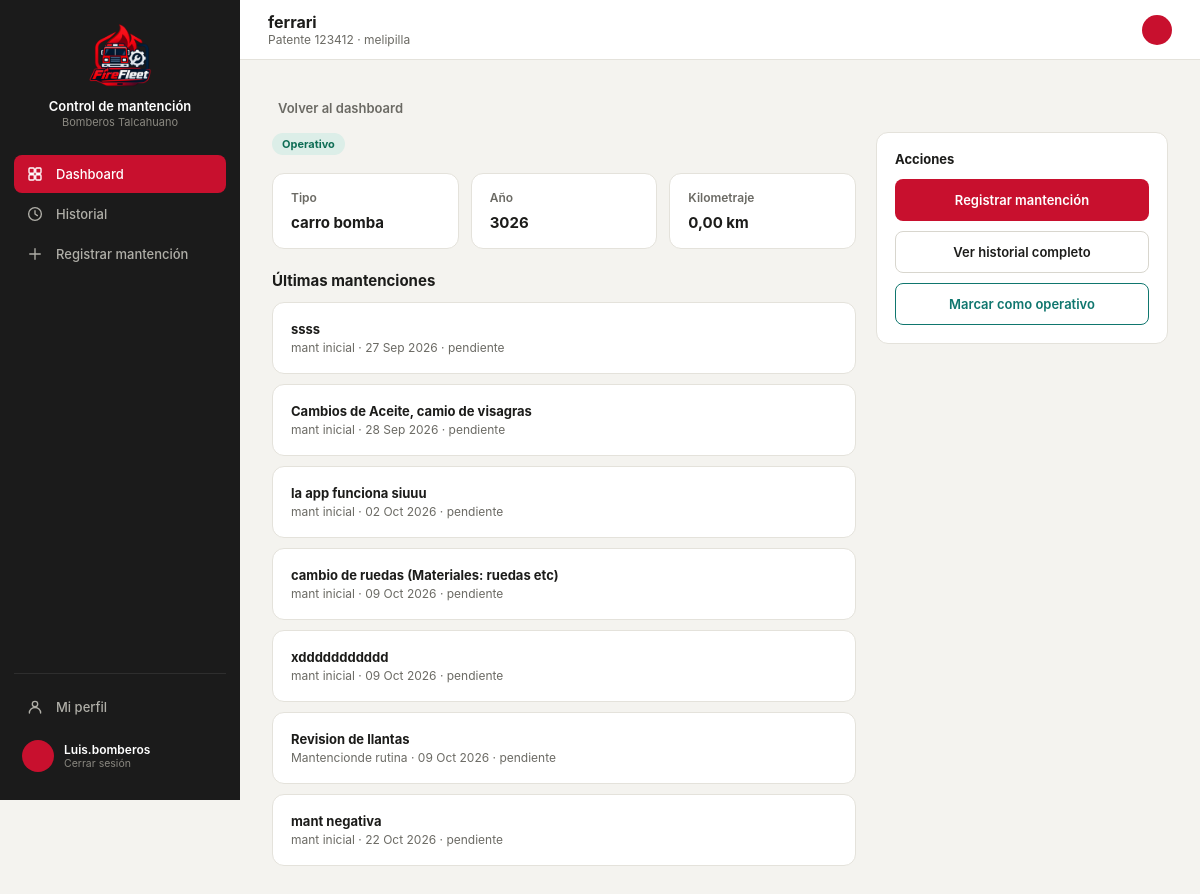
The page /vehidetalle/1/ (signed in) on the database its author committed.
### core/models.py (models this page shows, shortened)
class Vehiculo(models.Model):
    id_vehi = models.AutoField(primary_key=True)
    patente = models.CharField(max_length=10, unique=True, null=True, blank=True)
    tipo_v = models.CharField(max_length=50)
    modelo = models.CharField(max_length=80, blank=True)
    anio = models.IntegerField(null=True, blank=True, db_column="año")
    id_compania = models.ForeignKey(
        Compania, on_delete=models.PROTECT, db_column="id_compania", related_name="vehiculos",
    )
    estado = models.CharField(max_length=30, default="operativo")
    kilometraje = models.DecimalField(max_digits=10, decimal_places=2, default=0)
    proxima_mantencion = models.DateField(null=True, blank=True)
    class Meta:
        db_table = "vehiculo"

class Compania(models.Model):
    id_comp = models.AutoField(primary_key=True)
    nombre = models.CharField(max_length=100)
    direccion = models.CharField(max_length=200, blank=True, db_column="dirección")
    telefono = models.CharField(max_length=20, blank=True, db_column="teléfono")
    class Meta:
        db_table = "compania"
        verbose_name_plural = "Compañías"
    def __str__(self):
        return self.nombre

class Mantencion(models.Model):
    id_mant = models.AutoField(primary_key=True)
    id_vehi = models.ForeignKey(
        Vehiculo, on_delete=models.CASCADE, db_column="id_vehi", related_name="mantenciones",
    )
    id_tipo = models.ForeignKey(
        TipoMantencion, on_delete=models.PROTECT, db_column="id_tipo", related_name="mantenciones",
    )
    descripcion = models.TextField(blank=True, default='')
    fecha_in = models.DateField(auto_now_add=True)
    fecha_ter = models.DateField(null=True, blank=True)
    estado = models.CharField(max_length=30, default="pendiente")
    costo_t = models.DecimalField(max_digits=12, decimal_places=2, default=0)
    respon = models.CharField(max_length=120, blank=True)
    class Meta:
        db_table = "mantencion"

class TipoMantencion(models.Model):
    id_tipo = models.AutoField(primary_key=True)
    nombre = models.CharField(max_length=100)
    categ = models.CharField(max_length=50, blank=True)
    perio = models.CharField(max_length=50, blank=True)
    class Meta:
        db_table = "tipomantencion"
        verbose_name = "Tipo de mantención"
        verbose_name_plural = "Tipos de mantención"
    def __str__(self):
        return self.nombre

### core/views.py (the view)
# urls.py: path('vehidetalle/<int:vehiculo_id>/', views.vehidetalle, name='vehidetalle'),
@login_required(login_url='index')
def vehidetalle(request, vehiculo_id):
    vehiculo = get_object_or_404(Vehiculo, pk=vehiculo_id)
    mantenciones = Mantencion.objects.filter(id_vehi=vehiculo)
    context = {
        'vehiculo': vehiculo,
        'mantenciones': mantenciones,
    }
    return render(request, 'core/detalle.html', context)

### core/templates/core/detalle.html (shortened to what this page needs)
{% load static %}
<!DOCTYPE html>
<html lang="es">
<head>
<link rel="stylesheet" href="https://cdnjs.cloudflare.com/ajax/libs/tabler-icons/2.44.0/iconfont/tabler-icons.min.css">
<link rel="stylesheet" href="{% static 'styles.css' %}">
</head>
<body>
<div class="layout">
  <div class="sidebar">
    <div class="sidebar-brand">
      <div class="logo"><img src="{% static 'imagenes/logo2.png' %}" alt="Logo Control de mantención"></div>
      <div><p class="t1">Control de mantención</p><p class="t2">Bomberos Talcahuano</p></div>
    </div>
    <a class="nav-item active" href="{% url 'dashboard' %}">Dashboard</a>
    <a class="nav-item" href="{% url 'historial' %}"><svg class="nav-icon" viewBox="0 0 24 24" fill="none" stroke="currentColor" stroke-width="1.8" stroke-linecap="round" stroke-linejoin="round"><circle cx="12" cy="12" r="8.5"/><polyline points="12 7.5 12 12 15.2 14.2"/></svg>Historial</a>
    <a class="nav-item" href="{% url 'registrar' %}"><svg class="nav-icon" viewBox="0 0 24 24" fill="none" stroke="currentColor" stroke-width="1.8" stroke-linecap="round" stroke-linejoin="round"><line x1="12" y1="5" x2="12" y2="19"/><line x1="5" y1="12" x2="19" y2="12"/></svg>Registrar mantención</a>
    <div class="sidebar-footer">
      <a class="nav-item" href="{% url 'perfil' %}"><svg class="nav-icon" viewBox="0 0 24 24" fill="none" stroke="currentColor" stroke-width="1.8" stroke-linecap="round" stroke-linejoin="round"><circle cx="12" cy="8" r="3.6"/><path d="M4.5 20c0-4.1 3.4-7.4 7.5-7.4s7.5 3.3 7.5 7.4"/></svg>Mi perfil</a>
      <a class="sidebar-user" href="{% url 'logout' %}" style="margin-top:6px; text-decoration:none;">
        <div class="av">{{ user.first_name|slice:":1" }}{{ user.last_name|slice:":1" }}</div>
        <div><p class="name">{{ user.get_full_name|default:user.username }}</p><p class="role">Cerrar sesión</p></div>
      </a>
    </div>
  </div>
  <div class="main">
    <div class="topbar">
      <div style="display:flex; align-items:center; gap:12px;">
        <div>
          <h2 id="topbar-title">{{ vehiculo.nombre|default:vehiculo.modelo }}</h2>
          <p class="crumb" id="topbar-crumb">Patente {{ vehiculo.patente }} · {{ vehiculo.id_compania|default:"Sin compañía" }}</p>
        </div>
      </div>
      <div style="display:flex; align-items:center; gap:8px;">
        <div style="width:30px; height:30px; border-radius:50%; background:var(--red); display:flex; align-items:center; justify-content:center; color:#fff; font-size:11px; font-weight:700;">
        </div>
      </div>
    </div>
    <div class="content" id="content">
      <a class="back-link" href="{% url 'dashboard' %}">Volver al dashboard</a>
      <div style="display:grid; grid-template-columns:2fr 1fr; gap:20px; align-items:start;">
        <div>
          <div style="margin-bottom:18px;">
            {% if vehiculo.estado == 'Vencido' %}
              <span class="pill pill-danger">Mantención vencida</span>
            {% elif vehiculo.estado == 'Por vencer' %}
              <span class="pill pill-amber">Por vencer</span>
            {% else %}
              <span class="pill pill-green">Operativo</span>
            {% endif %}
          </div>
          <div style="display:grid; grid-template-columns:repeat(3,1fr); gap:12px; margin-bottom:22px;">
            <div class="stat"><p class="lbl">Tipo</p><p style="font-size:15px; font-weight:700; margin:0;">{{ vehiculo.tipo_v }}</p></div>
            <div class="stat"><p class="lbl">Año</p><p style="font-size:15px; font-weight:700; margin:0;">{{ vehiculo.anio }}</p></div>
            <div class="stat"><p class="lbl">Kilometraje</p><p style="font-size:15px; font-weight:700; margin:0;">{{ vehiculo.kilometraje }} km</p></div>
          </div>
          <h3 style="font-size:15px; margin:0 0 12px;">Últimas mantenciones</h3>
          {% for m in mantenciones %}
            <div class="card" style="margin-bottom:10px;">
              <p style="font-size:13px; font-weight:700; margin:0 0 3px;">{{ m.descripcion }}</p>
              <p style="font-size:12px; color:var(--text2); margin:0;">
                {{ m.id_tipo }} · {{ m.fecha_in|date:"d M Y" }} · {{ m.estado }}
              </p>
            </div>
          {% empty %}
            <p style="font-size:13px; color:var(--text2);">Sin registros aún.</p>
          {% endfor %}
        </div>
       <div class="card">
    <p style="font-size:13px; font-weight:700; margin:0 0 12px;">Acciones</p>
    <a class="btn-primary" style="width:100%; height:42px; margin-bottom:10px; display:flex; align-items:center; justify-content:center; text-decoration:none;" href="{% url 'registrar' %}?vehiculo_id={{ vehiculo.pk }}">
        Registrar mantención
    </a>
    <a class="btn-secondary" style="width:100%; height:42px; margin-bottom:10px; display:flex; align-items:center; justify-content:center; text-decoration:none;" href="{% url 'historial' %}?vehiculo_id={{ vehiculo.pk }}">
        Ver historial completo
    </a>
    <a class="btn-secondary" style="width:100%; height:42px; display:flex; align-items:center; justify-content:center; border: 1px solid #0f766e; color: #0f766e; text-decoration:none;" href="{% url 'cambiar_estado' vehiculo.id_vehi %}">
        Marcar como operativo
    </a>
</div>
      </div>
    </div>
  </div>
</div>
</body>
</html>

### core/static/styles.css (style rules this page uses)
:root { --red:#C8102E; --dark:#212121; --darker:#181818; --sidebar-bg:#1B1B1B; --sidebar-hover:#2A2A2A; --input-bg:#fff; --input-border:#D8D6CE; --muted:#8A8880; --amber:#854F0B; --amber-bg:#FDECC8; --green:#0F6E56; --green-bg:#DCEEE8; --danger:#A32D2D; --danger-bg:#F6DCDC; --surface1:#F4F3EF; --surface2:#FFFFFF; --border:#E4E2DB; --text1:#1C1C1A; --text2:#6B6A64; }
* { box-sizing:border-box; -webkit-tap-highlight-color:transparent; }
body { margin:0; font-family:-apple-system,BlinkMacSystemFont,"Segoe UI",Roboto,Helvetica,Arial,sans-serif; background:var(--surface1); color:var(--text1); min-height:100vh; }
.layout { display:flex; min-height:100vh; }
.sidebar { width:240px; background:var(--sidebar-bg); flex-shrink:0; display:flex; flex-direction:column; padding:20px 14px; position:sticky; top:0; height:100vh; }
.sidebar-brand { display:flex; flex-direction:column; align-items:center; text-align:center; gap:10px; padding:4px 8px 26px; }
.sidebar-brand .logo { width:64px; height:64px; display:flex; align-items:center; justify-content:center; flex-shrink:0; overflow:hidden; }
.sidebar-brand .logo img { width:100%; height:100%; object-fit:contain; display:block; }
.sidebar-brand .t1 { color:#fff; font-size:13px; font-weight:600; margin:0; line-height:1.3; }
.sidebar-brand .t2 { color:#8A8880; font-size:11px; margin:0; }
.nav-item { display:flex; align-items:center; gap:12px; padding:10px 12px; border-radius:8px; color:#B0AFA8; font-size:13px; font-weight:500; cursor:pointer; border:none; background:none; width:100%; text-align:left; margin-bottom:2px; text-decoration:none; }
.nav-item .nav-icon { width:18px; height:18px; flex-shrink:0; }
.nav-item.active { background:var(--red); color:#fff; }
.sidebar-footer { margin-top:auto; padding-top:14px; border-top:1px solid #2E2E2E; }
.sidebar-user { display:flex; align-items:center; gap:10px; padding:8px; border-radius:8px; cursor:pointer; }
.sidebar-user .av { width:32px; height:32px; border-radius:50%; background:var(--red); display:flex; align-items:center; justify-content:center; color:#fff; font-size:12px; font-weight:700; flex-shrink:0; }
.sidebar-user .name { color:#fff; font-size:12px; font-weight:600; margin:0; }
.sidebar-user .role { color:#8A8880; font-size:10.5px; margin:0; }
.main { flex:1; min-width:0; }
.topbar { height:60px; background:var(--surface2); border-bottom:1px solid var(--border); display:flex; align-items:center; justify-content:space-between; padding:0 28px; position:sticky; top:0; z-index:10; }
.topbar h2 { font-size:16px; font-weight:700; margin:0; }
.topbar .crumb { font-size:12px; color:var(--text2); margin:0; }
.content { padding:28px 32px; max-width:1200px; margin:0 auto; }
.card { background:var(--surface2); border:1px solid var(--border); border-radius:12px; padding:18px; }
.btn-primary { background:var(--red); border:none; color:#fff; height:40px; padding:0 20px; border-radius:8px; font-weight:600; font-size:13px; cursor:pointer; display:inline-flex; align-items:center; gap:6px; }
.btn-secondary { background:transparent; border:1px solid var(--input-border); color:var(--text1); height:40px; padding:0 18px; border-radius:8px; font-weight:600; font-size:13px; cursor:pointer; display:inline-flex; align-items:center; justify-content:center; }
.pill { font-size:11px; font-weight:700; padding:4px 10px; border-radius:20px; display:inline-block; }
.pill-green { background:var(--green-bg); color:var(--green); }
.stat { background:var(--surface2); border:1px solid var(--border); border-radius:12px; padding:16px 18px; }
.stat .lbl { font-size:12px; color:var(--text2); margin:0 0 8px; font-weight:600; }
.back-link { display:inline-flex; align-items:center; gap:6px; color:var(--text2); font-size:13px; font-weight:600; cursor:pointer; margin-bottom:16px; background:none; border:none; padding:0; text-decoration:none; }
a.btn-primary, a.btn-secondary { text-decoration:none; justify-content:center; }
.content { padding: 32px; flex: 1; }

### rows shown on the page
Vehiculo: nombre "ferrari", patente "123412", id_compania "melipilla", tipo_v "carro bomba", anio "3026", kilometraje "0,00"
Mantencion: descripcion "ssss", id_tipo "mant inicial", fecha_in "27 Sep 2026", estado "pendiente"
Mantencion: descripcion "Cambios de Aceite, camio de visagras", id_tipo "mant inicial", fecha_in "28 Sep 2026", estado "pendiente"
Mantencion: descripcion "la app funciona siuuu", id_tipo "mant inicial", fecha_in "02 Oct 2026", estado "pendiente"
Mantencion: descripcion "cambio de ruedas (Materiales: ruedas etc)", id_tipo "mant inicial", fecha_in "09 Oct 2026", estado "pendiente"
Mantencion: descripcion "xddddddddddd", id_tipo "mant inicial", fecha_in "09 Oct 2026", estado "pendiente"
Mantencion: descripcion "Revision de llantas", id_tipo "Mantencionde rutina", fecha_in "09 Oct 2026", estado "pendiente"
Mantencion: descripcion "mant negativa", id_tipo "mant inicial", fecha_in "22 Oct 2026", estado "pendiente"

### other values the page prints
{{ user.get_full_name|default:user.username }} "Luis.bomberos"
